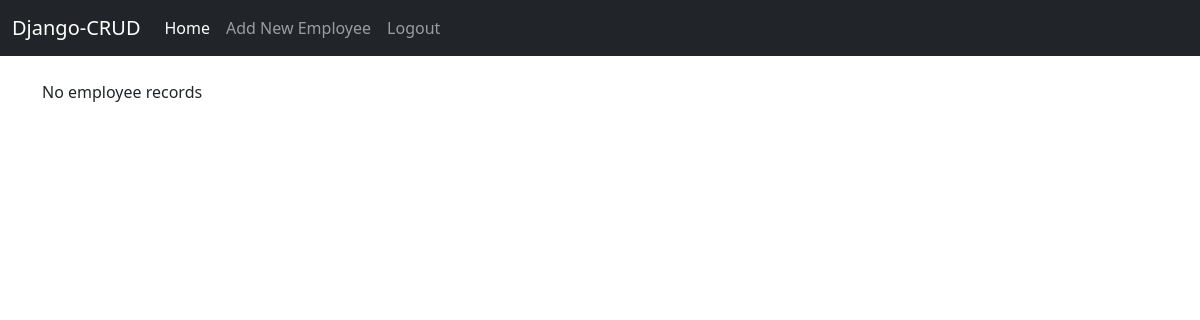
Before: / (signed in) with the older database file.
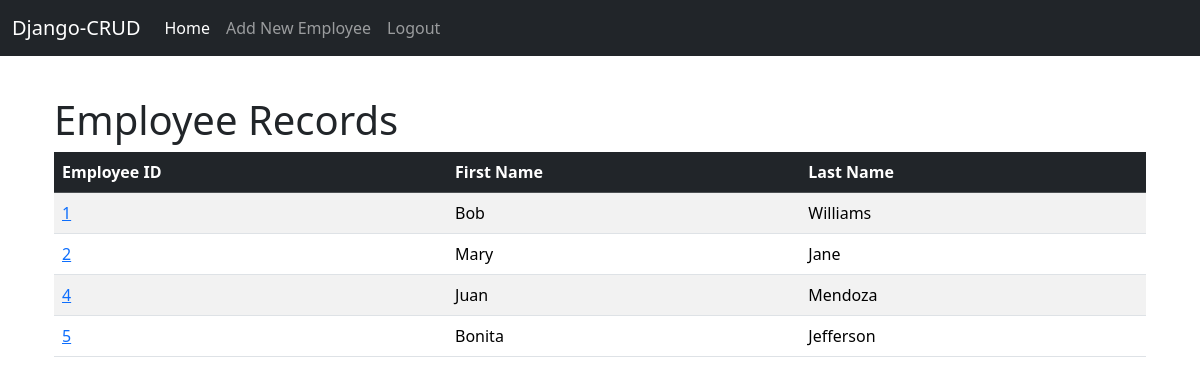
After: the same page with the newer database file.
### website/models.py (models this page shows, shortened)
class Employee(models.Model):
    emp_id = models.AutoField(primary_key=True)
    first_name = models.CharField(max_length=100)
    last_name = models.CharField(max_length=200)
    email = models.EmailField()
    created_at = models.DateTimeField(auto_now_add = True)

### website/views.py (the view)
# urls.py: 2. Add a URL to urlpatterns:  path('', views.home, name='home')
def home(request):
    employee_list = Employee.objects.all()
    return render(request, 'website/home.html', {'emp_list' : employee_list})

### website/templates/website/home.html (shortened to what this page needs)
{% extends 'website/base.html' %}
{%block content %}
    {% if user.is_authenticated %}
      {% if emp_list %}
        <div class="container mt-3">
            <h1>Employee Records</h1>
            <table class="table table-striped table-hover">
                <thead class="table-dark">
                    <th>Employee ID</th>
                    <th>First Name</th>
                    <th>Last Name</th>
                </thead>
                {% for emp in emp_list %}
                    <tr>
                        <td><a href="{% url 'employee_detail' emp.pk %}">{{emp.emp_id}}</a></td>
                        <td>{{emp.first_name}}</td>
                        <td>{{emp.last_name}}</td>
                    </tr>
                {% endfor %}
            </table>
        </div>
      {% else %}
        <p>No employee records</p>
      {% endif %}
    {% else %}
        {% include 'website/login.html'%}
    {% endif %}
{% endblock content%}

### website/templates/website/base.html (shortened to what this page needs)
<!DOCTYPE html>
<html lang="en">
  <head>
    <link
      href="https://cdn.jsdelivr.net/npm/bootstrap@5.3.3/dist/css/bootstrap.min.css"
      rel="stylesheet"
    />
  </head>
  <body>
    {% include 'website/navbar.html' %}
    <div class="container">
      <br />
       {% block content %} {% endblock %}
    </div>
  </body>
</html>

### website/templates/website/navbar.html (shortened to what this page needs)
<nav class="navbar navbar-expand-lg bg-dark navbar-dark">
  <div class="container-fluid">
    <a class="navbar-brand" href="{% url 'home' %}">Django-CRUD</a>
    <div class="collapse navbar-collapse" id="navbarNav">
      <ul class="navbar-nav">
        <li class="nav-item">
          <a class="nav-link active" aria-current="page" href="{% url 'home' %}"
            >Home</a
          >
        </li>
        {% if user.is_authenticated %}
        <li class="nav-item">
          <a class="nav-link" href="{% url 'add_employee' %}">Add New Employee</a>
        </li>
        <li class="nav-item">
          <a class="nav-link" href="{% url 'logout' %}">Logout</a>
        </li>
        {% endif %}
      </ul>
    </div>
  </div>
</nav>

Changed rows visible on the page:
added Employee: emp_id "1", first_name "Bob", last_name "Williams"
added Employee: emp_id "2", first_name "Mary", last_name "Jane"
added Employee: emp_id "4", first_name "Juan", last_name "Mendoza"
added Employee: emp_id "5", first_name "Bonita", last_name "Jefferson"
Other visible differences:
text no longer shown: "No employee records"
text now shown: "Employee Records Employee ID First Name Last Name"
